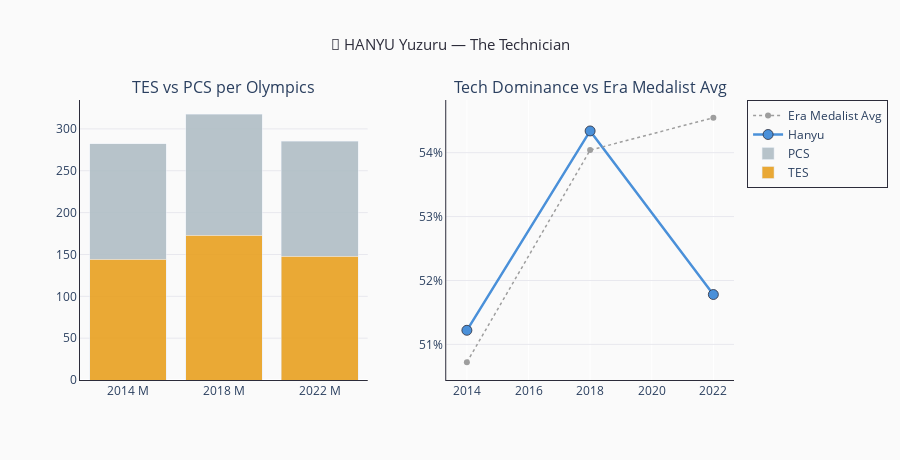

Notebook cell for this chart:
### Code cell
last = 'HANYU'
meta = LEGENDS[last]
skater = df_agg[df_agg['skater'].str.upper().str.contains(last)].sort_values('year')

fig_h = make_subplots(
    rows=1, cols=2,
    subplot_titles=['TES vs PCS per Olympics', 'Tech Dominance vs Era Medalist Avg'],
    column_widths=[0.5, 0.5],
    horizontal_spacing=0.12
)

event_labels = skater['year'].astype(str) + ' ' + skater['gender']

# Visual 1 — Stacked bar TES vs PCS
fig_h.add_trace(go.Bar(
    name='TES', x=event_labels, y=skater['tes_total'],
    marker_color=GOLD_COLOR, opacity=0.9,
    hovertemplate='<b>TES</b>: %{y:.2f}<extra></extra>'
), row=1, col=1)

fig_h.add_trace(go.Bar(
    name='PCS', x=event_labels, y=skater['pcs_total'],
    marker_color='#b0bec5', opacity=0.9,
    hovertemplate='<b>PCS</b>: %{y:.2f}<extra></extra>'
), row=1, col=1)

# Visual 2 — Tech dominance arc vs era medalist avg
# ✅ Fix: tech_dominance is now float64, no more TypeError
era_avg = (
    df_agg[
        df_agg['year'].isin(skater['year']) &
        df_agg['gender'].isin(skater['gender']) &
        df_agg['medal'].isin([1, 2, 3])
    ]
    .groupby('year')['tech_dominance'].mean().reset_index()
)

fig_h.add_trace(go.Scatter(
    x=skater['year'], y=skater['tech_dominance'],
    mode='lines+markers', name='Hanyu',
    line=dict(color=meta['color'], width=2.5),
    marker=dict(size=10, color=meta['color'], line=dict(color=SPINE_COLOR, width=0.8)),
    hovertemplate='Year: %{x}<br>Tech Dom: %{y:.1%}<extra></extra>'
), row=1, col=2)

fig_h.add_trace(go.Scatter(
    x=era_avg['year'], y=era_avg['tech_dominance'],
    mode='lines+markers', name='Era Medalist Avg',
    line=dict(color='#9e9e9e', width=1.5, dash='dot'),
    marker=dict(size=6, color='#9e9e9e'),
    hovertemplate='Year: %{x}<br>Medalist Avg: %{y:.1%}<extra></extra>'
), row=1, col=2)

fig_h.update_layout(
    barmode='stack',
    title=dict(
        text=f'{meta["emoji"]} HANYU Yuzuru — {meta["label"]}',
        font=dict(size=15, color=SPINE_COLOR), x=0.5, xanchor='center'
    ),
    plot_bgcolor=BG_COLOR, paper_bgcolor=BG_COLOR,
    legend=dict(bordercolor=SPINE_COLOR, borderwidth=1),
    hoverlabel=dict(bgcolor='white', bordercolor=SPINE_COLOR, font_size=12),
    width=900, height=460
)
fig_h.update_yaxes(gridcolor='#e8e8ee', linecolor=SPINE_COLOR)
fig_h.update_xaxes(linecolor=SPINE_COLOR)
fig_h.update_yaxes(tickformat='.0%', row=1, col=2)
fig_h.show(renderer='vscode')

### Figure 1 — Plotly figure (JSON) as saved in the notebook; plotly's stock layout.template omitted (floating-point values rounded to 4 significant figures)
{"data": [{"hovertemplate": "<b>TES</b>: %{y:.2f}<extra></extra>", "marker": {"color": "#e8a020"}, "name": "TES", "opacity": 0.9, "type": "bar", "x": ["2014 M", "2018 M", "2022 M"], "xaxis": "x", "y": [144.5, 172.7, 147.7], "yaxis": "y"}, {"hovertemplate": "<b>PCS</b>: %{y:.2f}<extra></extra>", "marker": {"color": "#b0bec5"}, "name": "PCS", "opacity": 0.9, "type": "bar", "x": ["2014 M", "2018 M", "2022 M"], "xaxis": "x", "y": [137.6, 145.1, 137.5], "yaxis": "y"}, {"hovertemplate": "Year: %{x}<br>Tech Dom: %{y:.1%}<extra></extra>", "line": {"color": "#4a90d9", "width": 2.5}, "marker": {"color": "#4a90d9", "line": {"color": "#2c2c3a", "width": 0.8}, "size": 10}, "mode": "lines+markers", "name": "Hanyu", "type": "scatter", "x": [2014, 2018, 2022], "xaxis": "x2", "y": [0.5122, 0.5434, 0.5178], "yaxis": "y2"}, {"hovertemplate": "Year: %{x}<br>Medalist Avg: %{y:.1%}<extra></extra>", "line": {"color": "#9e9e9e", "dash": "dot", "width": 1.5}, "marker": {"color": "#9e9e9e", "size": 6}, "mode": "lines+markers", "name": "Era Medalist Avg", "type": "scatter", "x": [2014, 2018, 2022], "xaxis": "x2", "y": [0.5072, 0.5404, 0.5455], "yaxis": "y2"}], "layout": {"annotations": [{"font": {"size": 16}, "showarrow": false, "text": "TES vs PCS per Olympics", "x": 0.22, "xanchor": "center", "xref": "paper", "y": 1, "yanchor": "bottom", "yref": "paper"}, {"font": {"size": 16}, "showarrow": false, "text": "Tech Dominance vs Era Medalist Avg", "x": 0.78, "xanchor": "center", "xref": "paper", "y": 1, "yanchor": "bottom", "yref": "paper"}], "barmode": "stack", "height": 460, "hoverlabel": {"bgcolor": "white", "bordercolor": "#2c2c3a", "font": {"size": 12}}, "legend": {"bordercolor": "#2c2c3a", "borderwidth": 1}, "paper_bgcolor": "#fafafa", "plot_bgcolor": "#fafafa", "title": {"font": {"color": "#2c2c3a", "size": 15}, "text": "🧊 HANYU Yuzuru — The Technician", "x": 0.5, "xanchor": "center"}, "width": 900, "xaxis": {"anchor": "y", "domain": [0, 0.44], "linecolor": "#2c2c3a"}, "xaxis2": {"anchor": "y2", "domain": [0.56, 1], "linecolor": "#2c2c3a"}, "yaxis": {"anchor": "x", "domain": [0, 1], "gridcolor": "#e8e8ee", "linecolor": "#2c2c3a"}, "yaxis2": {"anchor": "x2", "domain": [0, 1], "gridcolor": "#e8e8ee", "linecolor": "#2c2c3a", "tickformat": ".0%"}}}
